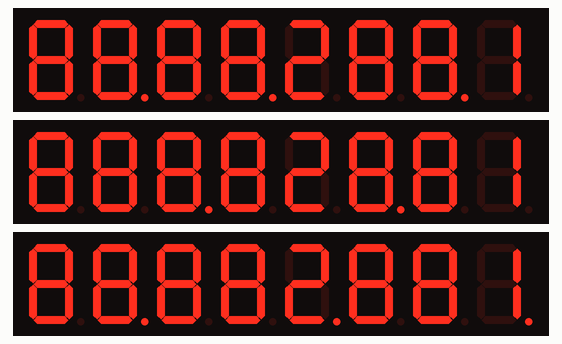
Recording of a sketch running on a simulated Arduino Uno, built with avr-gcc and run on an emulated ATmega328P. Shown: 3 × 8-digit seven-segment display.

Above: at 0.1 s.
At 2.1 s:
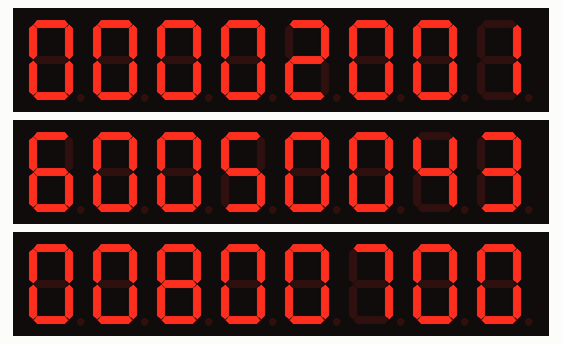
At 11.0 s:
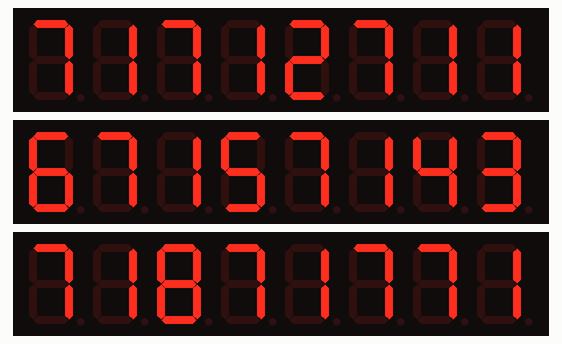
At 20.5 s:
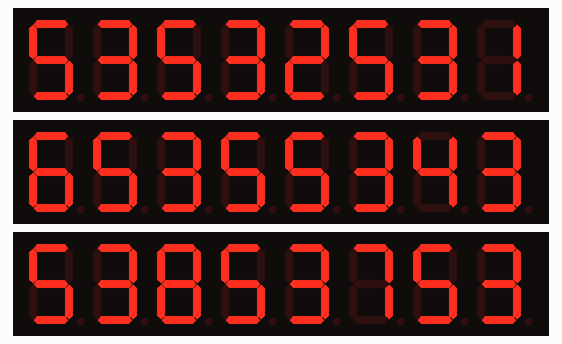
At 30.0 s:
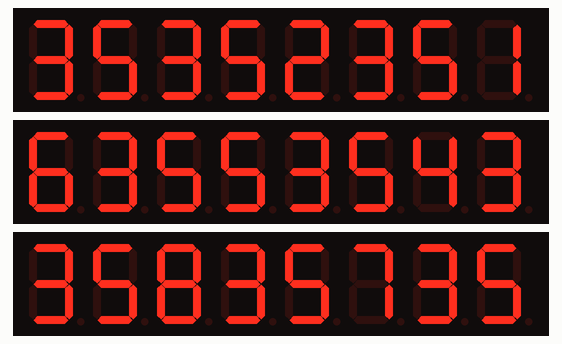
At 39.4 s:
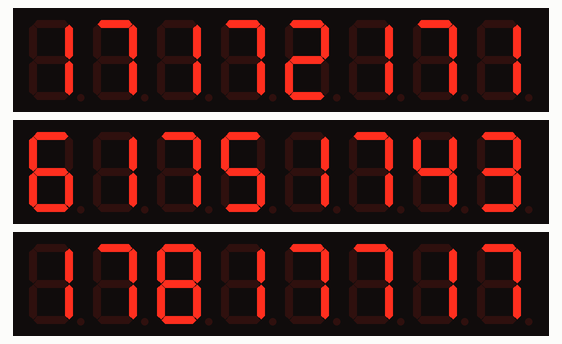

The sketch:

max7219_drive_7-segment_all.ino
```cpp
#include "LedControl.h" //  need the library
LedControl lc=LedControl(12,11,10,3); // lc is our object
int num = 0;

void setup() {
  // put your setup code here, to run once:
  lc.shutdown(0,false);// turn off power saving, enables display
  lc.shutdown(1,false);
  lc.shutdown(2,false);
  lc.setIntensity(0,15);// sets brightness (0~15 possible values)
  lc.setIntensity(1,15);
  lc.setIntensity(2,15);
  lc.clearDisplay(0);// clear screen
  lc.clearDisplay(1);// clear screen
  lc.clearDisplay(2);// clear screen

  //first group
  lc.setDigit(0,0,(byte)1,false);
  lc.setDigit(0,1,(byte)8,1);
  lc.setDigit(0,2,(byte)8,false);
  lc.setDigit(0,3,(byte)2,false);
  lc.setDigit(0,4,(byte)8,1);
  lc.setDigit(0,5,(byte)8,false);
  lc.setDigit(0,6,(byte)8,1);
  lc.setDigit(0,7,(byte)8,false);

  //second group
  lc.setDigit(1,0,(byte)1,false); //#3 1
  lc.setDigit(1,1,(byte)8,false); //#4 1
  lc.setDigit(1,2,(byte)8,1);     //#4 2
  lc.setDigit(1,3,(byte)2,false); //#4 3
  lc.setDigit(1,4,(byte)8,false); //#5 1
  lc.setDigit(1,5,(byte)8,1);     //#5 2
  lc.setDigit(1,6,(byte)8,false); //#5 3
  lc.setDigit(1,7,(byte)8,false); //$6 1

  //third group
  lc.setDigit(2,0,(byte)1,1); //#6 2
  lc.setDigit(2,1,(byte)8,0); //#6 3
  lc.setDigit(2,2,(byte)8,0);     //#7 1
  lc.setDigit(2,3,(byte)2,1); //#7 2
  lc.setDigit(2,4,(byte)8,0); //#7 3
  lc.setDigit(2,5,(byte)8,0);     //#8 1
  lc.setDigit(2,6,(byte)8,1); //#8 2
  lc.setDigit(2,7,(byte)8,0); //$8 3

  delay(2000);
  lc.clearDisplay(0);// clear screen
  lc.clearDisplay(1);// clear screen
  lc.clearDisplay(2);// clear screen
}

void loop() {
  lc.setDigit(0,0,(byte)1,false); //#1 1
  //lc.setDigit(0,1,(byte)8,1);
  //lc.setDigit(0,2,(byte)8,false);
  lc.setDigit(0,3,(byte)2,false); //#2 1
  //lc.setDigit(0,4,(byte)8,1);
  //lc.setDigit(0,5,(byte)8,false);
  lc.setDigit(1,0,(byte)3,false);//#3 1
  lc.setDigit(1,1,(byte)4,false);//#4 1
  lc.setDigit(1,4,(byte)5,false);//#5 1
  lc.setDigit(1,7,(byte)6,false); //$6 1

  lc.setDigit(2,2,(byte)7,0);     //#7 1
  lc.setDigit(2,5,(byte)8,0);     //#8 1

  printNumber(num);
  num = num +1;
 delay(500);

}

void printNumber(int v) {
    int ones;
    int tens;
    bool hundreds;

    boolean negative=false;

    if(v < -9 || v > 198)
        num = 0;
        //return;

    if(v<0) {
        negative=true;
        v=v*-1;
    }
    ones=v%10;
    v=v/10;
    tens=v%10;
    v=v/10;
    hundreds=v;
    if(negative) {
        //print character '-' in the leftmost column
        //lc.setChar(0,3,'-',false);
        }
    else {
        //print a blank in the sign column
        //lc.setChar(0,3,' ',false);
    }
    //Now print the number digit by digit
    //lc.setDigit(0,2,(byte)hundreds,false);

    lc.setDigit(0,1,(byte)tens,hundreds);
    lc.setDigit(0,2,(byte)ones,false);
    lc.setDigit(0,4,(byte)tens,hundreds);
    lc.setDigit(0,5,(byte)ones,false);
    lc.setDigit(0,6,(byte)tens,hundreds);
    lc.setDigit(0,7,(byte)ones,false);

    lc.setDigit(1,2,(byte)tens,hundreds);     //#4 2
    lc.setDigit(1,3,(byte)ones,false); //#4 3
    lc.setDigit(1,5,(byte)tens,hundreds);     //#5 2
    lc.setDigit(1,6,(byte)ones,false); //#5 3

    lc.setDigit(2,0,(byte)tens,hundreds);
    lc.setDigit(2,1,(byte)ones,0);
    lc.setDigit(2,3,(byte)tens,hundreds);
    lc.setDigit(2,4,(byte)ones,0);
    lc.setDigit(2,6,(byte)tens,hundreds);
    lc.setDigit(2,7,(byte)ones,0);
}
```

Measured:
- what the display in image 1 shows lasts 0.5 s, from 2.1 s to 2.6 s
